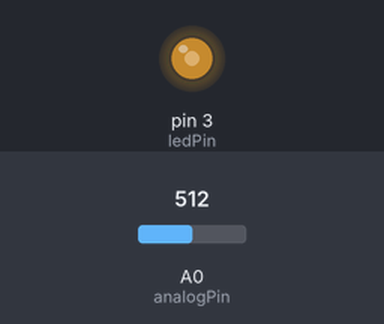
Bench run of a sketch on a simulated Arduino Uno, built with avr-gcc and run on an emulated ATmega328P. Parts: output pins drawn as LEDs (lit = HIGH). Inputs (shaded band) come from the test bench; at power-on: A0 (analogPin) = 512.

Above: at 1.2 s.
1.3 s: A0 (analogPin) set to 716
At 1.7 s:
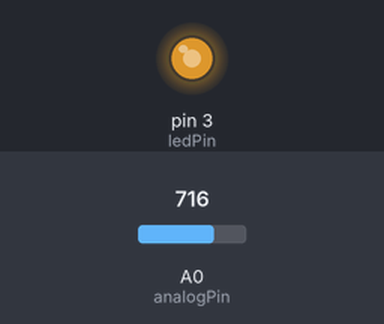
2.8 s: A0 (analogPin) set to 900
At 4.0 s:
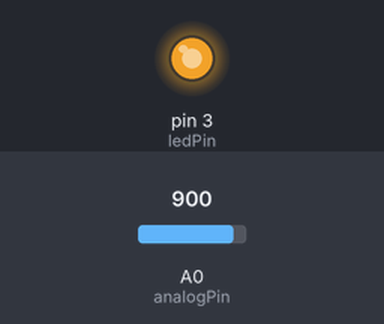
4.3 s: A0 (analogPin) set to 122
At 5.2 s:
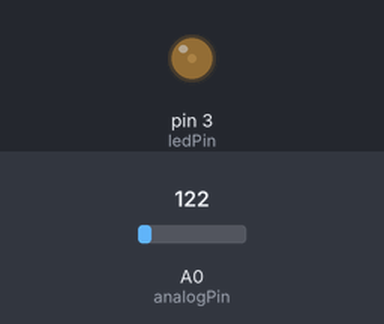
5.8 s: A0 (analogPin) set to 0
At 6.4 s:
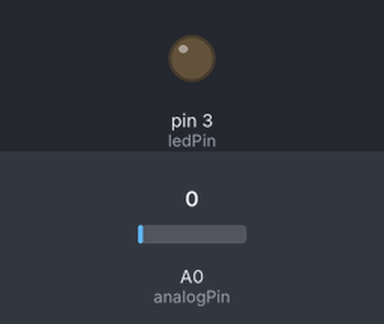
Timing chart, 0 to 8.3 s (numbered marks = the images above; inputs shaded):
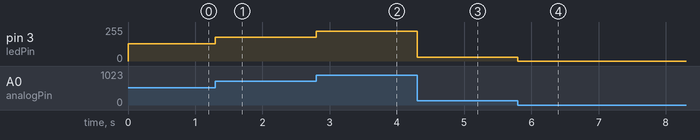

Measured:
- after the input at 1.3 s, pin 3 (ledPin): 128/255 → 179/255 at once
- after the input at 2.8 s, pin 3 (ledPin): 179/255 → 225/255 at once
- after the input at 4.3 s, pin 3 (ledPin): 225/255 → 30/255 at once
- after the input at 5.8 s, pin 3 (ledPin): 30/255 → 0/255 at once

The sketch:

POTENCIOMETRO.ino
```cpp
/*
PWM
controla a luminosidade de um led conforme o valor do potenciometro
*/

 int ledPin = 3; // pino do led
 int analogPin = 0; // pino para leitura do potenciômetro
 int val = 0; //variável para armazenar o valor lido

 void setup()
 {
    pinMode(ledPin, OUTPUT); // configura pino como saída
    pinMode(analogPin, INPUT); // configura pino como entrada
 }

 void loop()
 {
    val = analogRead(analogPin);  // le o valor analógico
    analogWrite(ledPin, val / 4); // aciona led com o valor analógico lido
                                   //dividido por 4 para ajustar ao valor
                                   //máximo que pode ser atribuído a função
}
```
